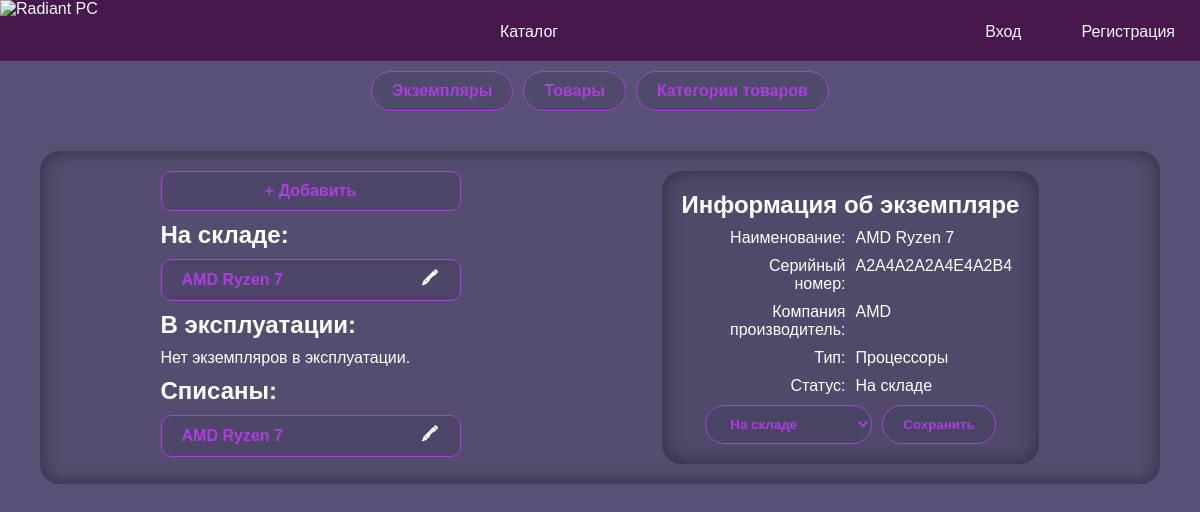
Page /admin.php?edit=instance&id=7 on the committed database.
### tables this page shows
CREATE TABLE `instances` (
  `id` int(11) NOT NULL,
  `product` int(11) NOT NULL,
  `instance` varchar(16) NOT NULL,
  `status` int(11) NOT NULL
);

CREATE TABLE `products` (
  `id` int(11) NOT NULL,
  `name` varchar(128) NOT NULL,
  `image` varchar(128) NOT NULL,
  `company` int(11) NOT NULL,
  `create_date` date NOT NULL,
  `type` int(11) NOT NULL
);

CREATE TABLE `companies` (
  `id` int(11) NOT NULL,
  `name` varchar(128) NOT NULL
);

CREATE TABLE `types` (
  `id` int(11) NOT NULL,
  `name` varchar(128) NOT NULL
);

CREATE TABLE `statuses` (
  `id` int(11) NOT NULL,
  `name` varchar(128) NOT NULL
);

### funcs/DBinteraction.php (called while the page is built, shortened)
<?php
function selectFrom($query, $way)
{
    if (trim($query) == null) {
        $_SESSION['result'] = "Вы передали пустой запрос.";
    } else {
    require "connect.php";
    $res = $con->query($query);
    switch ($way) {
        case "ALL":
            $output = $res->fetch_all(MYSQLI_ASSOC);
            break;
        case "ONE":
            $output = $res->fetch_assoc();
            break;
    }}
    return $output;
}

### admin/editForms/instance.php (the view, shortened to what this page needs)
<?php
require_once("./funcs/DBinteraction.php");
$query = "SELECT
instances.id,
products.name AS `name`,
instances.instance,
companies.name AS company,
types.name AS type,
statuses.name AS `status`
FROM instances
INNER JOIN products ON instances.product = products.id
INNER JOIN companies ON products.company = companies.id
INNER JOIN types ON products.type = types.id
INNER JOIN statuses ON instances.`status` = statuses.id
WHERE `instances`.`id` = " . $_GET['id'];
$thisInstance = selectFrom($query, "ONE");
?>
<h1>Информация об экземпляре</h1>
<?php
$descInstance = ["Наименование", "Серийный номер",  "Компания производитель", "Тип", "Статус"];
$descInstanceKey = 0;
foreach ($thisInstance as $key => $item) {
    switch ($key) {
        case "id":
            break;
        default:
?>
            <div class="flex g10 mauto toolInfo">
                <span class="ctrl-r"><?= $descInstance[$descInstanceKey] ?>:</span>
                <span><?= $item ?></span>
            </div>
<?php
            $descInstanceKey++;
            break;
    }
}
?>
<form action="../funcs/changeStatus.php" method="post" class="btns mauto">
    <select name="status" id="" class="accent">
        <?php
        $query = "SELECT * FROM `statuses`";
        $statuses = selectFrom($query, "ALL");
        foreach ($statuses as $status) {
            $selected = ($status['name'] == $thisInstance['status']) ? "selected" : null;
        ?>
            <option value="<?= $status['id'] ?>" <?= $selected ?>><?= $status['name'] ?></option>
        <?php
        }
        ?>
    </select>
    <button class="accent">Сохранить</button>
</form>

### admin/toolInstances.php (shortened to what this page needs)
<?php
require_once("./funcs/DBinteraction.php");
$query = "SELECT
instances.id,
products.name AS `name`,
statuses.name AS `status`
FROM instances
INNER JOIN products ON instances.product = products.id
INNER JOIN statuses ON instances.`status` = statuses.id
ORDER BY `instances`.`instance` ASC";
$instances = selectFrom($query, "ALL");
?>
<div class="list flex column g10 wcenter">
    <a href="?tool=instances&edit=instance" class="accent ctrl-e brad10">+ Добавить</a>
    <?php
    require("./funcs/listGenerator.php");
    ?>
    <h2>На складе:</h2>
    <?php
    foreach ($instances as $instance) {
        if ($instance['status'] == "На складе") {
            generateListItem($instance, "instance");
        }
    }
    ?>
    <h2>В эксплуатации:</h2>
    <?php
    $emptyList = true;
    if ($emptyList) {
    ?>
        <p>Нет экземпляров в эксплуатации.</p>
    <?php
    }
    ?>
    <h2>Списаны:</h2>
    <?php
    foreach ($instances as $instance) {
        if ($instance['status'] == "Списан") {
            generateListItem($instance, "instance");
            $emptyList = false;
        }
    }
    ?>
</div>

### funcs/listGenerator.php (shortened to what this page needs)
<?php
function generateListItem($listItem, $listType)
{
?>
    <div class="accent brad10 flex jc-sb ai-c">
        <span>
            <?= $listItem['name'] ?>
        </span>
        <div class="flex g10">
            <?php
            switch ($listType) {
                case "instance":
                    $href = "?edit=instance&id=" . $listItem['id'];
                    break;
            }
            ?>
            <a href="<?= $href ?>" class="accent-invert">🖍</a>
        </div>
    </div>
<?php
}

### often.css (style rules this page uses)
.btns { display: flex; gap: 10px; }
.accent { border: #ab3edd 1px solid; border-radius: 25px; padding: 10px 20px; background-color: #40395c59; color: #ab3edd; font-weight: bold; transition: all 0.25s ease-out; }
.accent span { color: #ab3edd; font-weight: bold; }
.accent-invert { height: 20px; width: 20px; display: flex; justify-content: center; align-items: center; border-radius: 0px; font-weight: bolder; transition: all 0.25s ease-out; }
.wcenter { margin: 0 auto; }
.mauto { margin: auto; }
.g10 { gap: 10px; }
.brad10 { border-radius: 10px; }
.flex { display: flex; }
.column { flex-direction: column; }
.jc-sb { justify-content: space-between; }
.ai-c { align-items: center; }
.ctrl-e { text-align: center; }
.ctrl-r { text-align: right; }

### style.css (style rules this page uses)
*, a { margin: 0; border: 0; outline: 0; padding: 0; text-decoration: none; font-family: Arial, Helvetica, sans-serif; }
*, a, select[value], input[value] { color: white; }
body, input[value] { background-color: #585175; }
a, button { cursor: pointer; }
button { padding: 15px; }
.list { width: 25%; min-width: 300px; }
.toolInfo>span { width: 120px; }

### rows in the picture
instances: product.name "AMD Ryzen 7", instance "A2A4A2A2A4E4A2B4", companies.name "AMD", types.name "Процессоры", status.name "На складе"
instances: product.name "AMD Ryzen 7"

### other values in the picture
$descInstance[$descInstanceKey] "Наименование"
$descInstance[$descInstanceKey] "Серийный номер"
$descInstance[$descInstanceKey] "Компания производитель"
$descInstance[$descInstanceKey] "Тип"
$descInstance[$descInstanceKey] "Статус"
form field status "На складе"
